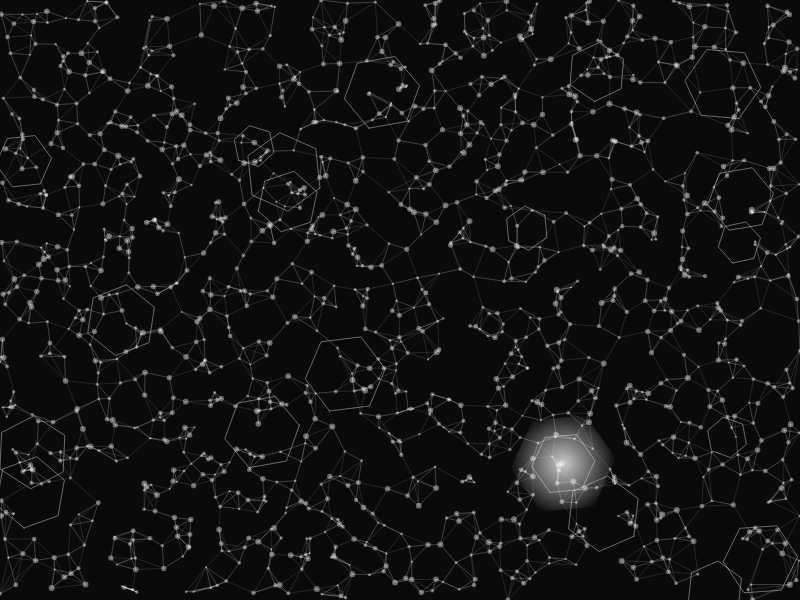
Frame 1 (no input)
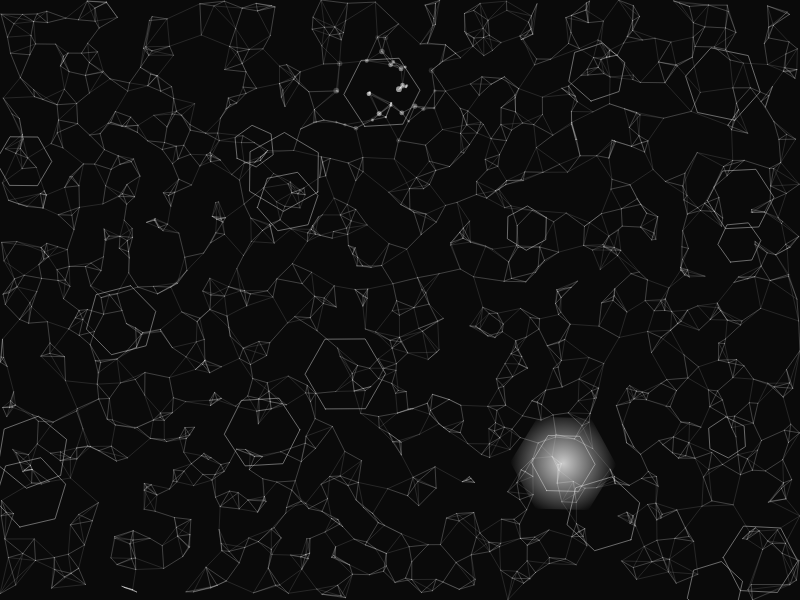
Frame 60 (no input)
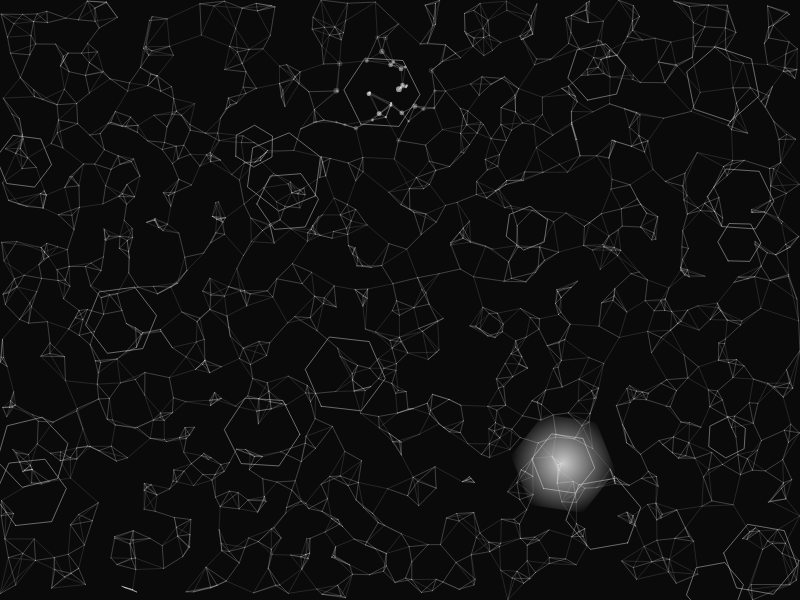
Frame 120 (the mouse pressed at the canvas centre since frame 60)

The p5.js sketch that drew these frames (run headless with seeded random() and noise() and a simulated clock; from frame 60 on, the mouse is pressed at the canvas centre):

// p5.js sketch
// ── sketch.js
let lights = [];
let clusters = [];
let grid = [];
let cellSize = 80;
let rows, cols;

function setup() {
  createCanvas(800, 600);
  pixelDensity(1);
  
  rows = ceil(height / cellSize);
  cols = ceil(width / cellSize);
  grid = new Array(rows);
  for (let i = 0; i < rows; i++) {
    grid[i] = new Array(cols).fill().map(() => []);
  }

  // Generate lights
  for (let i = 0; i < 1500; i++) {
    let x = random(width);
    let y = random(height);
    let size = random(2, 6);
    lights.push({ x, y, size });
    
    let col = floor(x / cellSize);
    let row = floor(y / cellSize);
    if (col >= 0 && col < cols && row >= 0 && row < rows) {
      grid[row][col].push(lights.length - 1);
    }
  }

  // Generate clusters
  for (let i = 0; i < 20; i++) {
    let x = random(width);
    let y = random(height);
    let size = random(30, 70);
    let angle = random(TWO_PI);
    clusters.push({ x, y, size, angle });
  }
}

function draw() {
  background(10);

  // Draw lights
  for (let light of lights) {
    let col = floor(light.x / cellSize);
    let row = floor(light.y / cellSize);
    
    if (col >= 0 && col < cols && row >= 0 && row < rows) {
      let neighbors = [];
      
      // Check nearby cells
      for (let dy = -1; dy <= 1; dy++) {
        for (let dx = -1; dx <= 1; dx++) {
          let nx = col + dx;
          let ny = row + dy;
          if (nx >= 0 && nx < cols && ny >= 0 && ny < rows) {
            for (let idx of grid[ny][nx]) {
              let other = lights[idx];
              let d = dist(light.x, light.y, other.x, other.y);
              if (d < 100) neighbors.push({ idx, d });
            }
          }
        }
      }

      // Sort by distance and draw connections
      neighbors.sort((a, b) => a.d - b.d);
      stroke(255, 30);
      noFill();
      
      for (let j = 0; j < min(5, neighbors.length); j++) {
        let n = neighbors[j];
        if (n.idx !== lights.indexOf(light)) {
          line(light.x, light.y, lights[n.idx].x, lights[n.idx].y);
        }
      }

      // Draw light itself
      noStroke();
      fill(255, 100);
      ellipse(light.x, light.y, light.size);
    }
  }

  // Draw clusters
  for (let cluster of clusters) {
    let gradient = drawingContext.createRadialGradient(
      cluster.x, cluster.y, 0,
      cluster.x, cluster.y, cluster.size
    );
    gradient.addColorStop(0, color(255, 200));
    gradient.addColorStop(1, color(255, 0));

    drawingContext.fillStyle = gradient;
    noStroke();
    beginShape();
    for (let i = 0; i < 6; i++) {
      let angle = cluster.angle + TWO_PI * i / 6;
      let x = cluster.x + cos(angle) * cluster.size;
      let y = cluster.y + sin(angle) * cluster.size;
      vertex(x, y);
    }
    endShape(CLOSE);

    // Inner glow
    stroke(255, 100);
    noFill();
    beginShape();
    for (let i = 0; i < 6; i++) {
      let angle = cluster.angle + TWO_PI * i / 6;
      let x = cluster.x + cos(angle) * cluster.size * 0.6;
      let y = cluster.y + sin(angle) * cluster.size * 0.6;
      vertex(x, y);
    }
    endShape(CLOSE);
  }

  // Animate cluster rotation
  for (let cluster of clusters) {
    cluster.angle += 0.002;
  }
}
